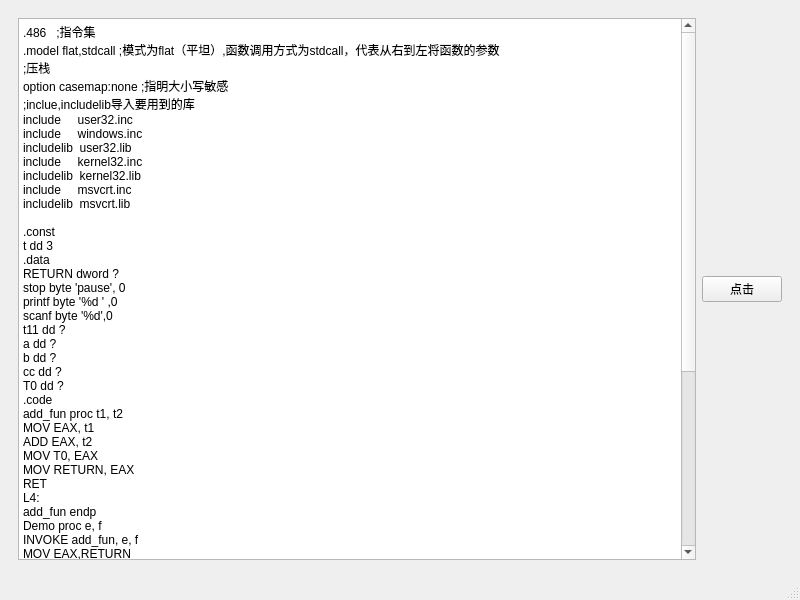
<?xml version="1.0" encoding="UTF-8"?>
<ui version="4.0">
 <class>MainWindow</class>
 <widget class="QMainWindow" name="MainWindow">
  <property name="geometry">
   <rect>
    <x>0</x>
    <y>0</y>
    <width>800</width>
    <height>600</height>
   </rect>
  </property>
  <property name="windowTitle">
   <string>MainWindow</string>
  </property>
  <widget class="QWidget" name="centralwidget">
   <layout class="QGridLayout" name="gridLayout">
    <item row="0" column="1">
     <widget class="QWidget" name="widget" native="true">
      <layout class="QGridLayout" name="gridLayout_2">
       <item row="0" column="0">
        <widget class="QPlainTextEdit" name="plainTextEdit">
         <property name="plainText">
          <string>.486   ;指令集
.model flat,stdcall ;模式为flat（平坦）,函数调用方式为stdcall，代表从右到左将函数的参数
;压栈
option casemap:none ;指明大小写敏感
;inclue,includelib导入要用到的库
include     user32.inc
include     windows.inc
includelib  user32.lib
include     kernel32.inc
includelib  kernel32.lib
include     msvcrt.inc
includelib  msvcrt.lib

.const
t dd 3
.data
RETURN dword ?
stop byte 'pause', 0
printf byte '%d ' ,0
scanf byte '%d',0
t11 dd ?
a dd ?
b dd ?
cc dd ?
T0 dd ?
.code
add_fun proc t1, t2
MOV EAX, t1
ADD EAX, t2
MOV T0, EAX
MOV RETURN, EAX
RET
L4:
add_fun endp
Demo proc e, f
INVOKE add_fun, e, f
MOV EAX,RETURN
MOV t11, EAX
MOV RETURN, EAX
RET
L3:
Demo endp
main:
MOV EAX, 1
MOV a, EAX
MOV EAX, 2
MOV b, EAX
INVOKE Demo, a, b
MOV EAX,RETURN
MOV cc, EAX
L4:
invoke  crt_printf,offset printf,eax ; printf(‘%d’,a);
invoke crt_system,offset  stop ;system(‘pause’);
invoke ExitProcess,1; exit(1)
end main
</string>
         </property>
        </widget>
       </item>
       <item row="0" column="1">
        <widget class="QPushButton" name="pushButton">
         <property name="text">
          <string>点击</string>
         </property>
        </widget>
       </item>
      </layout>
     </widget>
    </item>
   </layout>
  </widget>
  <widget class="QMenuBar" name="menubar">
   <property name="geometry">
    <rect>
     <x>0</x>
     <y>0</y>
     <width>800</width>
     <height>23</height>
    </rect>
   </property>
  </widget>
  <widget class="QStatusBar" name="statusbar"/>
 </widget>
 <resources/>
 <connections/>
</ui>
